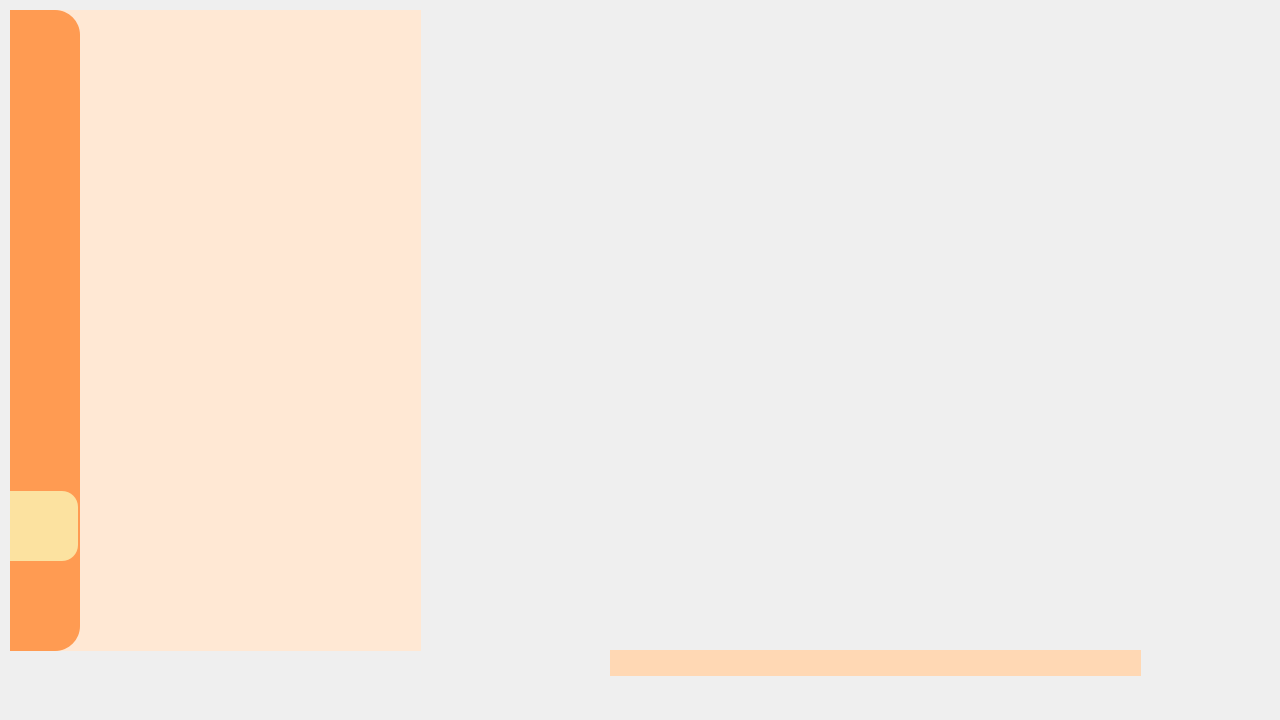
<?xml version="1.0" encoding="UTF-8"?>
<ui version="4.0">
 <class>MainWidget</class>
 <widget class="QWidget" name="MainWidget">
  <property name="geometry">
   <rect>
    <x>0</x>
    <y>0</y>
    <width>1280</width>
    <height>720</height>
   </rect>
  </property>
  <property name="windowTitle">
   <string>Form</string>
  </property>
  <property name="styleSheet">
   <string notr="true"/>
  </property>
  <widget class="QWidget" name="BackgroundWidget" native="true">
   <property name="geometry">
    <rect>
     <x>10</x>
     <y>10</y>
     <width>411</width>
     <height>641</height>
    </rect>
   </property>
   <property name="styleSheet">
    <string notr="true">#BackgroundWidget{
	background-color: rgb(255, 232, 212);
}</string>
   </property>
   <layout class="QHBoxLayout" name="horizontalLayout">
    <property name="spacing">
     <number>0</number>
    </property>
    <property name="leftMargin">
     <number>0</number>
    </property>
    <property name="topMargin">
     <number>0</number>
    </property>
    <property name="rightMargin">
     <number>0</number>
    </property>
    <property name="bottomMargin">
     <number>0</number>
    </property>
    <item>
     <widget class="QFrame" name="LeftButtonBar">
      <property name="sizePolicy">
       <sizepolicy hsizetype="Preferred" vsizetype="Preferred">
        <horstretch>0</horstretch>
        <verstretch>0</verstretch>
       </sizepolicy>
      </property>
      <property name="minimumSize">
       <size>
        <width>70</width>
        <height>0</height>
       </size>
      </property>
      <property name="maximumSize">
       <size>
        <width>70</width>
        <height>16777215</height>
       </size>
      </property>
      <property name="baseSize">
       <size>
        <width>0</width>
        <height>0</height>
       </size>
      </property>
      <property name="styleSheet">
       <string notr="true">#LeftButtonBar{
	background-color: rgb(255, 155, 82);
	border-top-right-radius: 25px;
	border-bottom-right-radius: 25px;
}</string>
      </property>
      <property name="frameShape">
       <enum>QFrame::StyledPanel</enum>
      </property>
      <property name="frameShadow">
       <enum>QFrame::Raised</enum>
      </property>
      <layout class="QVBoxLayout" name="verticalLayout_6">
       <property name="spacing">
        <number>0</number>
       </property>
       <property name="leftMargin">
        <number>0</number>
       </property>
       <property name="topMargin">
        <number>10</number>
       </property>
       <property name="rightMargin">
        <number>0</number>
       </property>
       <property name="bottomMargin">
        <number>20</number>
       </property>
       <item>
        <widget class="QPushButton" name="EmptyPageBtn">
         <property name="minimumSize">
          <size>
           <width>0</width>
           <height>75</height>
          </size>
         </property>
         <property name="maximumSize">
          <size>
           <width>16777215</width>
           <height>75</height>
          </size>
         </property>
         <property name="cursor">
          <cursorShape>PointingHandCursor</cursorShape>
         </property>
         <property name="styleSheet">
          <string notr="true">QPushButton{
	border-radius: 0px;
	image: url(:/images/blank-page.svg);
}

QPushButton:hover{
	image: url(:/images/blank-page-hover.svg);
}
</string>
         </property>
         <property name="text">
          <string/>
         </property>
         <property name="autoDefault">
          <bool>false</bool>
         </property>
         <property name="default">
          <bool>false</bool>
         </property>
         <property name="flat">
          <bool>false</bool>
         </property>
        </widget>
       </item>
       <item>
        <widget class="QPushButton" name="NewProjectBtn">
         <property name="minimumSize">
          <size>
           <width>0</width>
           <height>75</height>
          </size>
         </property>
         <property name="maximumSize">
          <size>
           <width>16777215</width>
           <height>75</height>
          </size>
         </property>
         <property name="cursor">
          <cursorShape>PointingHandCursor</cursorShape>
         </property>
         <property name="styleSheet">
          <string notr="true">QPushButton{
	border-radius: 0px;
	image: url(:/images/NewProject/new_project.svg);
}

QPushButton:hover{
	image: url(:/images/NewProject/new_project-hover.svg);
}
</string>
         </property>
         <property name="text">
          <string/>
         </property>
         <property name="autoDefault">
          <bool>false</bool>
         </property>
         <property name="default">
          <bool>false</bool>
         </property>
         <property name="flat">
          <bool>false</bool>
         </property>
        </widget>
       </item>
       <item>
        <widget class="QPushButton" name="OpenProjectBtn">
         <property name="minimumSize">
          <size>
           <width>0</width>
           <height>75</height>
          </size>
         </property>
         <property name="maximumSize">
          <size>
           <width>16777215</width>
           <height>75</height>
          </size>
         </property>
         <property name="cursor">
          <cursorShape>PointingHandCursor</cursorShape>
         </property>
         <property name="styleSheet">
          <string notr="true">QPushButton{
	border-radius: 1px;
	margin-top: 5px;
	image: url(:/images/choose-project.svg);
}

QPushButton:hover{
	image: url(:/images/choose-project-hover.svg);
}
</string>
         </property>
         <property name="text">
          <string/>
         </property>
         <property name="flat">
          <bool>false</bool>
         </property>
        </widget>
       </item>
       <item>
        <widget class="QPushButton" name="pushButton_8">
         <property name="minimumSize">
          <size>
           <width>0</width>
           <height>75</height>
          </size>
         </property>
         <property name="maximumSize">
          <size>
           <width>16777215</width>
           <height>75</height>
          </size>
         </property>
         <property name="cursor">
          <cursorShape>PointingHandCursor</cursorShape>
         </property>
         <property name="styleSheet">
          <string notr="true">QPushButton{
	border-radius: 1px;
	margin-top: 12px;
	image: url(:/images/help.svg);
}

QPushButton:hover{
	image: url(:/images/help-hover.svg);
}</string>
         </property>
         <property name="text">
          <string/>
         </property>
         <property name="flat">
          <bool>false</bool>
         </property>
        </widget>
       </item>
       <item>
        <widget class="QPushButton" name="CloseProjectBtn">
         <property name="minimumSize">
          <size>
           <width>0</width>
           <height>75</height>
          </size>
         </property>
         <property name="maximumSize">
          <size>
           <width>16777215</width>
           <height>75</height>
          </size>
         </property>
         <property name="cursor">
          <cursorShape>PointingHandCursor</cursorShape>
         </property>
         <property name="styleSheet">
          <string notr="true">QPushButton{
	border-radius: 1px;
	margin-top: 12px;
	image: url(:/images/NewProject/close_project.svg);
}

QPushButton:hover{
	image: url(:/images/NewProject/close_project-hover.svg);
}</string>
         </property>
         <property name="text">
          <string/>
         </property>
         <property name="flat">
          <bool>false</bool>
         </property>
        </widget>
       </item>
       <item>
        <spacer name="verticalSpacer">
         <property name="orientation">
          <enum>Qt::Vertical</enum>
         </property>
         <property name="sizeHint" stdset="0">
          <size>
           <width>20</width>
           <height>40</height>
          </size>
         </property>
        </spacer>
       </item>
       <item>
        <widget class="QPushButton" name="AnalyzeBtn">
         <property name="minimumSize">
          <size>
           <width>70</width>
           <height>70</height>
          </size>
         </property>
         <property name="maximumSize">
          <size>
           <width>70</width>
           <height>70</height>
          </size>
         </property>
         <property name="cursor">
          <cursorShape>PointingHandCursor</cursorShape>
         </property>
         <property name="styleSheet">
          <string notr="true">QPushButton{
	background-color: #fce2a0;
	image: url(:/images/analyze-small.svg);
	border-top-right-radius: 16px;
	border-bottom-right-radius: 16px;
	margin-right: 2px;
	padding-top: 5px;
}

QPushButton:hover{
	image: url(:/images/analyze-small-hover.svg);
}</string>
         </property>
         <property name="text">
          <string/>
         </property>
         <property name="flat">
          <bool>false</bool>
         </property>
        </widget>
       </item>
       <item>
        <widget class="QPushButton" name="MoreBtn">
         <property name="minimumSize">
          <size>
           <width>0</width>
           <height>70</height>
          </size>
         </property>
         <property name="maximumSize">
          <size>
           <width>16777215</width>
           <height>70</height>
          </size>
         </property>
         <property name="cursor">
          <cursorShape>PointingHandCursor</cursorShape>
         </property>
         <property name="styleSheet">
          <string notr="true">QPushButton{
	border-radius: 1px;
	image: url(:/images/more.svg);
}

QPushButton:hover{
	image: url(:/images/more-hover.svg);
}</string>
         </property>
         <property name="text">
          <string/>
         </property>
         <property name="flat">
          <bool>false</bool>
         </property>
        </widget>
       </item>
      </layout>
     </widget>
    </item>
    <item>
     <spacer name="horizontalSpacer">
      <property name="orientation">
       <enum>Qt::Horizontal</enum>
      </property>
      <property name="sizeHint" stdset="0">
       <size>
        <width>40</width>
        <height>20</height>
       </size>
      </property>
     </spacer>
    </item>
   </layout>
  </widget>
  <widget class="QWidget" name="BottomTabBar" native="true">
   <property name="geometry">
    <rect>
     <x>610</x>
     <y>650</y>
     <width>531</width>
     <height>26</height>
    </rect>
   </property>
   <property name="sizePolicy">
    <sizepolicy hsizetype="Preferred" vsizetype="Preferred">
     <horstretch>0</horstretch>
     <verstretch>0</verstretch>
    </sizepolicy>
   </property>
   <property name="minimumSize">
    <size>
     <width>0</width>
     <height>26</height>
    </size>
   </property>
   <property name="maximumSize">
    <size>
     <width>16777215</width>
     <height>26</height>
    </size>
   </property>
   <property name="styleSheet">
    <string notr="true">background-color: rgb(255, 216, 180);</string>
   </property>
  </widget>
 </widget>
 <resources/>
 <connections/>
</ui>
